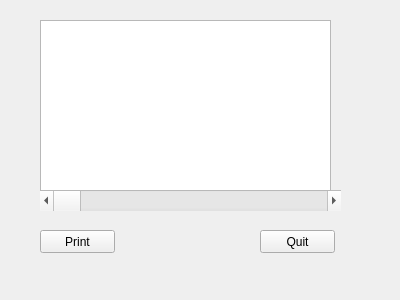
<?xml version="1.0" encoding="UTF-8"?>
<ui version="4.0">
 <class>Form</class>
 <widget class="QWidget" name="Form">
  <property name="geometry">
   <rect>
    <x>0</x>
    <y>0</y>
    <width>400</width>
    <height>300</height>
   </rect>
  </property>
  <property name="windowTitle">
   <string>Test</string>
  </property>
  <property name="windowOpacity">
   <double>-2.000000000000000</double>
  </property>
  <widget class="QScrollBar" name="horizontalScrollBar">
   <property name="geometry">
    <rect>
     <x>40</x>
     <y>190</y>
     <width>301</width>
     <height>21</height>
    </rect>
   </property>
   <property name="orientation">
    <enum>Qt::Horizontal</enum>
   </property>
  </widget>
  <widget class="QPushButton" name="Button_print">
   <property name="geometry">
    <rect>
     <x>40</x>
     <y>230</y>
     <width>75</width>
     <height>23</height>
    </rect>
   </property>
   <property name="text">
    <string>Print</string>
   </property>
  </widget>
  <widget class="QPushButton" name="Button_quit">
   <property name="geometry">
    <rect>
     <x>260</x>
     <y>230</y>
     <width>75</width>
     <height>23</height>
    </rect>
   </property>
   <property name="text">
    <string>Quit</string>
   </property>
  </widget>
  <widget class="QTextEdit" name="textEdit">
   <property name="geometry">
    <rect>
     <x>40</x>
     <y>20</y>
     <width>291</width>
     <height>171</height>
    </rect>
   </property>
  </widget>
 </widget>
 <resources/>
 <connections>
  <connection>
   <sender>Button_quit</sender>
   <signal>clicked()</signal>
   <receiver>Form</receiver>
   <slot>close()</slot>
   <hints>
    <hint type="sourcelabel">
     <x>298</x>
     <y>239</y>
    </hint>
    <hint type="destinationlabel">
     <x>358</x>
     <y>277</y>
    </hint>
   </hints>
  </connection>
 </connections>
</ui>
